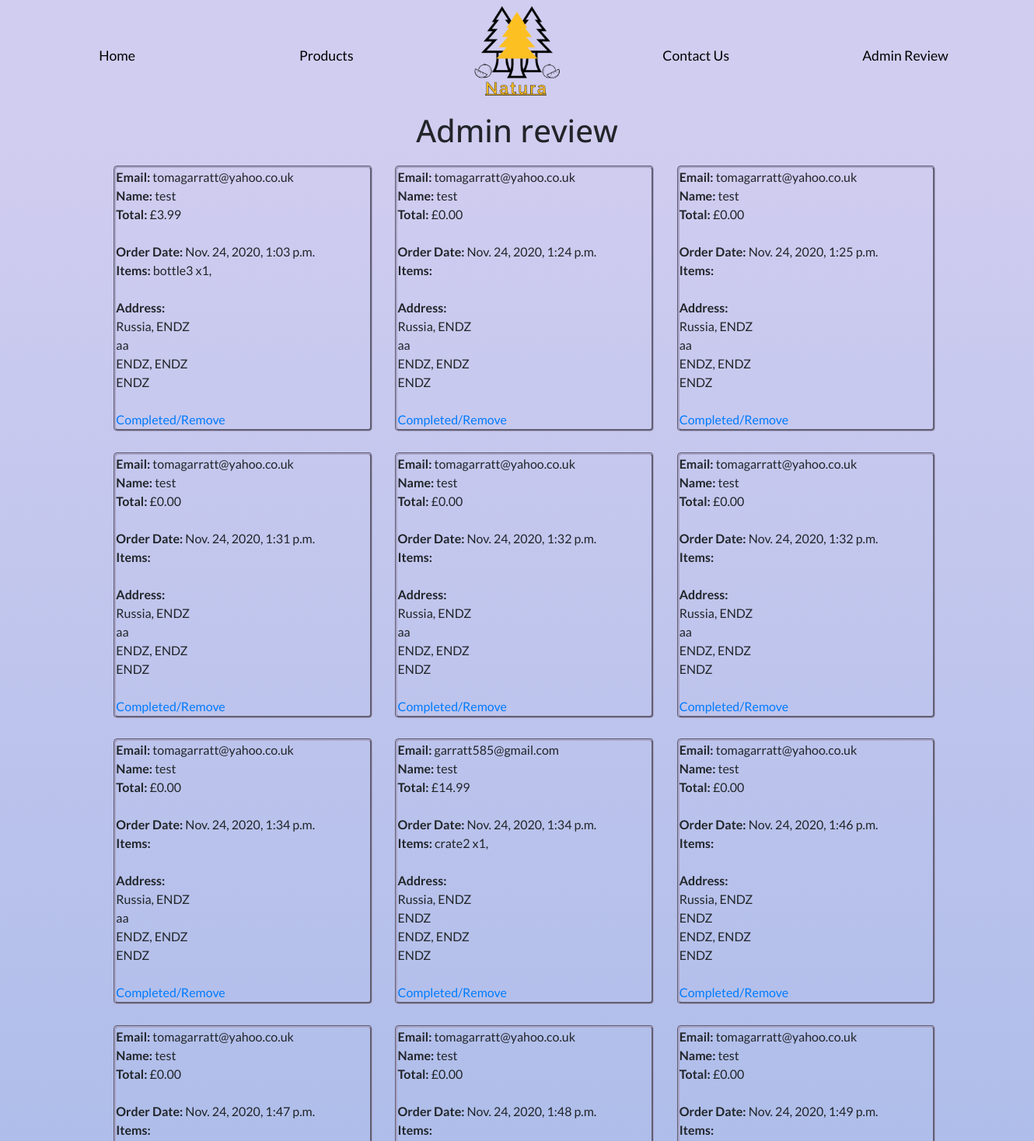
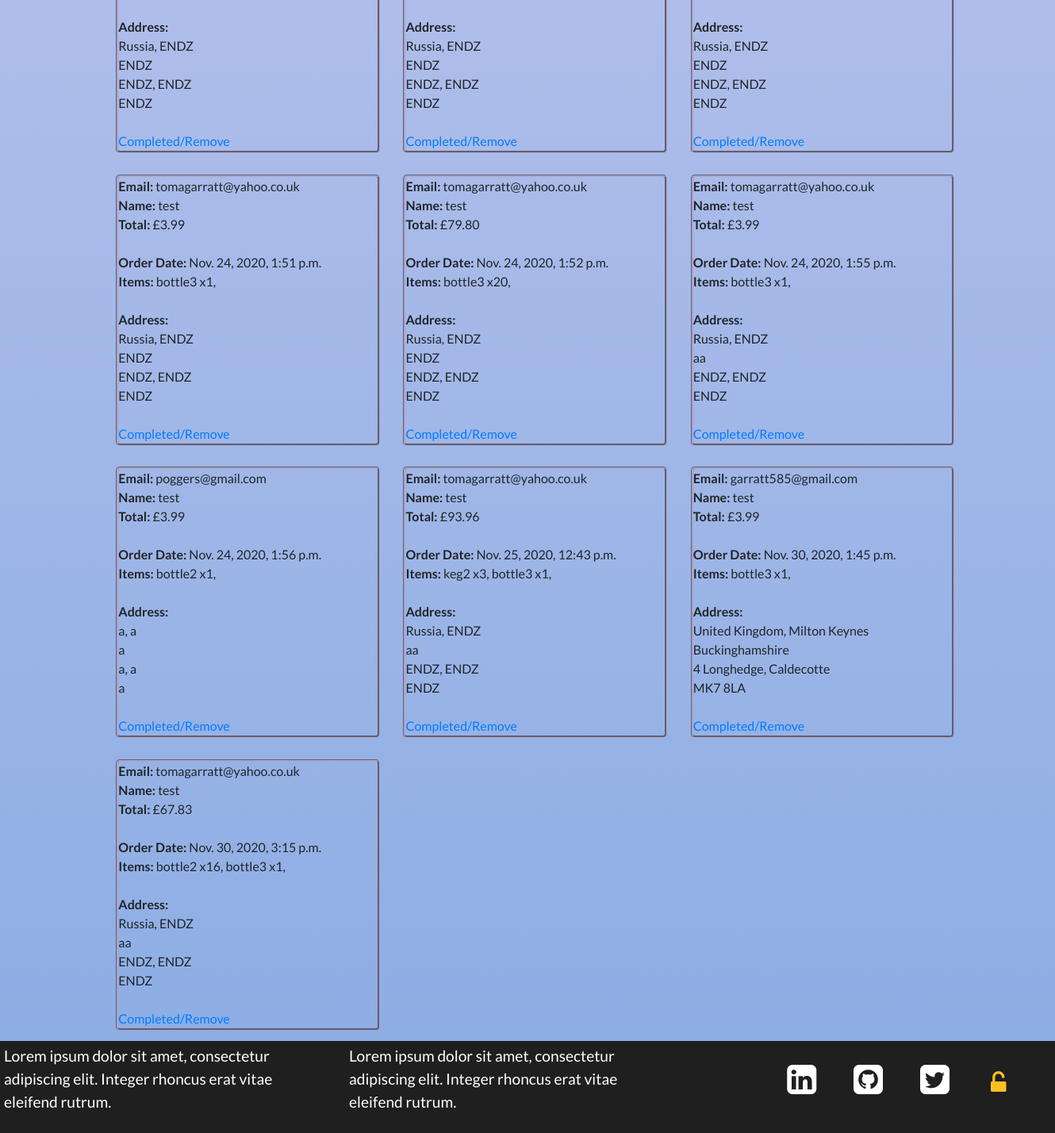
The page /admin_review (signed in) on the database its author committed (2 pictures, top to bottom).
### cart/models.py (models this page shows, shortened)
class CheckoutUserInfo(models.Model):
    user_email = models.EmailField(verbose_name='E-mail', max_length=30)
    user_name = models.CharField(verbose_name='Full name', max_length=60)
    user_country = models.CharField(verbose_name='Country', max_length=60)
    user_city = models.CharField(verbose_name='City', max_length=60)
    user_line1 = models.CharField(verbose_name='Address line 1', max_length=60)
    user_line2 = models.CharField(verbose_name='Address line 2', max_length=60)
    user_postcode = models.CharField(verbose_name='Postcode', max_length=60)
    user_countystate = models.CharField(verbose_name='County/State', max_length=60)
    user_price_total = models.DecimalField(max_digits=10, default=0, decimal_places=2)
    user_items = models.CharField(default="", max_length=1000)
    order_date = models.DateTimeField(
        blank=True, null=True, default=timezone.now)

### admin_review/views.py (the view)
# urls.py: path(r'admin_review', admin_review, name='admin_review'),
@staff_member_required(login_url='sign_in')
def admin_review(request):
    all_checkoutuserinfo = CheckoutUserInfo.objects.all()
    return render(request, "../templates/admin_review.html",
        {"all_checkoutuserinfo": all_checkoutuserinfo})

### templates/admin_review.html (shortened to what this page needs)
{%extends "base.html"%}
{%block heading%}
Admin review
{%endblock%}
{%block content%}
    <div class="order-list">
        {%for all_checkoutuserinfo in all_checkoutuserinfo%}
            <div class="order">
                <div>
                    <b>Email:  </b>{{all_checkoutuserinfo.user_email}}
                </div>
                <div>
                    <b>Name:  </b>{{all_checkoutuserinfo.user_name}}
                </div>
                <div>
                    <b>Total:  </b>£{{all_checkoutuserinfo.user_price_total}}
                </div>
                <br>
                <div>
                    <b>Order Date:  </b>{{all_checkoutuserinfo.order_date}}
                </div>
                <div>
                    <b>Items:  </b>{{all_checkoutuserinfo.user_items}}
                </div>
                <br>
                <div>
                    <div><b>Address: </b></div>
                    <div>{{all_checkoutuserinfo.user_country}}, {{all_checkoutuserinfo.user_city}}</div>
                    <div>{{all_checkoutuserinfo.user_countystate}}</div>
                    <div>{{all_checkoutuserinfo.user_line1}}, {{all_checkoutuserinfo.user_line2}}</div>
                    <div>{{all_checkoutuserinfo.user_postcode}}</div>
                </div>
                <br>
                <div>
                    <a href="{% url 'infopk_delete' all_checkoutuserinfo.id %}">Completed/Remove</a>
                </div>
            </div>
        {%endfor%}
    </div>
{%endblock%}

### static/css/main.css (style rules this page uses)
body { font-family: 'Lato', sans-serif; height: 100% !important; }
.order { margin: 1%; border: rgb(169, 164, 199) 3px groove; border-radius: 5px; display: inline-block; width: 25%; }
.order-list { width: 100%; margin: auto; margin-left: 10%; margin-right: 9%; }

### rows shown on the page
CheckoutUserInfo: user_email "tomagarratt@yahoo.co.uk", user_name "test", user_price_total "3.99", order_date "Nov. 24, 2020, 1:03 p.m.", user_items "bottle3 x1,", user_country "Russia", user_city "ENDZ", user_countystate "aa", user_line1 "ENDZ", user_line2 "ENDZ", user_postcode "ENDZ"
CheckoutUserInfo: user_email "tomagarratt@yahoo.co.uk", user_name "test", user_price_total "0.00", order_date "Nov. 24, 2020, 1:24 p.m.", user_country "Russia", user_city "ENDZ", user_countystate "aa", user_line1 "ENDZ", user_line2 "ENDZ", user_postcode "ENDZ"
CheckoutUserInfo: user_email "tomagarratt@yahoo.co.uk", user_name "test", user_price_total "0.00", order_date "Nov. 24, 2020, 1:25 p.m.", user_country "Russia", user_city "ENDZ", user_countystate "aa", user_line1 "ENDZ", user_line2 "ENDZ", user_postcode "ENDZ"
CheckoutUserInfo: user_email "tomagarratt@yahoo.co.uk", user_name "test", user_price_total "0.00", order_date "Nov. 24, 2020, 1:31 p.m.", user_country "Russia", user_city "ENDZ", user_countystate "aa", user_line1 "ENDZ", user_line2 "ENDZ", user_postcode "ENDZ"
CheckoutUserInfo: user_email "tomagarratt@yahoo.co.uk", user_name "test", user_price_total "0.00", order_date "Nov. 24, 2020, 1:32 p.m.", user_country "Russia", user_city "ENDZ", user_countystate "aa", user_line1 "ENDZ", user_line2 "ENDZ", user_postcode "ENDZ"
CheckoutUserInfo: user_email "tomagarratt@yahoo.co.uk", user_name "test", user_price_total "0.00", order_date "Nov. 24, 2020, 1:32 p.m.", user_country "Russia", user_city "ENDZ", user_countystate "aa", user_line1 "ENDZ", user_line2 "ENDZ", user_postcode "ENDZ"
CheckoutUserInfo: user_email "tomagarratt@yahoo.co.uk", user_name "test", user_price_total "0.00", order_date "Nov. 24, 2020, 1:34 p.m.", user_country "Russia", user_city "ENDZ", user_countystate "aa", user_line1 "ENDZ", user_line2 "ENDZ", user_postcode "ENDZ"
CheckoutUserInfo: user_email "garratt585@gmail.com", user_name "test", user_price_total "14.99", order_date "Nov. 24, 2020, 1:34 p.m.", user_items "crate2 x1,", user_country "Russia", user_city "ENDZ", user_countystate "ENDZ", user_line1 "ENDZ", user_line2 "ENDZ", user_postcode "ENDZ"
CheckoutUserInfo: user_email "tomagarratt@yahoo.co.uk", user_name "test", user_price_total "0.00", order_date "Nov. 24, 2020, 1:46 p.m.", user_country "Russia", user_city "ENDZ", user_countystate "ENDZ", user_line1 "ENDZ", user_line2 "ENDZ", user_postcode "ENDZ"
CheckoutUserInfo: user_email "tomagarratt@yahoo.co.uk", user_name "test", user_price_total "0.00", order_date "Nov. 24, 2020, 1:47 p.m.", user_country "Russia", user_city "ENDZ", user_countystate "ENDZ", user_line1 "ENDZ", user_line2 "ENDZ", user_postcode "ENDZ"
CheckoutUserInfo: user_email "tomagarratt@yahoo.co.uk", user_name "test", user_price_total "0.00", order_date "Nov. 24, 2020, 1:48 p.m.", user_country "Russia", user_city "ENDZ", user_countystate "ENDZ", user_line1 "ENDZ", user_line2 "ENDZ", user_postcode "ENDZ"
CheckoutUserInfo: user_email "tomagarratt@yahoo.co.uk", user_name "test", user_price_total "0.00", order_date "Nov. 24, 2020, 1:49 p.m.", user_country "Russia", user_city "ENDZ", user_countystate "ENDZ", user_line1 "ENDZ", user_line2 "ENDZ", user_postcode "ENDZ"
CheckoutUserInfo: user_email "tomagarratt@yahoo.co.uk", user_name "test", user_price_total "3.99", order_date "Nov. 24, 2020, 1:51 p.m.", user_items "bottle3 x1,", user_country "Russia", user_city "ENDZ", user_countystate "ENDZ", user_line1 "ENDZ", user_line2 "ENDZ", user_postcode "ENDZ"
CheckoutUserInfo: user_email "tomagarratt@yahoo.co.uk", user_name "test", user_price_total "79.80", order_date "Nov. 24, 2020, 1:52 p.m.", user_items "bottle3 x20,", user_country "Russia", user_city "ENDZ", user_countystate "ENDZ", user_line1 "ENDZ", user_line2 "ENDZ", user_postcode "ENDZ"
CheckoutUserInfo: user_email "tomagarratt@yahoo.co.uk", user_name "test", user_price_total "3.99", order_date "Nov. 24, 2020, 1:55 p.m.", user_items "bottle3 x1,", user_country "Russia", user_city "ENDZ", user_countystate "aa", user_line1 "ENDZ", user_line2 "ENDZ", user_postcode "ENDZ"
CheckoutUserInfo: user_email "poggers@gmail.com", user_name "test", user_price_total "3.99", order_date "Nov. 24, 2020, 1:56 p.m.", user_items "bottle2 x1,", user_country "a", user_city "a", user_countystate "a", user_line1 "a", user_line2 "a", user_postcode "a"
CheckoutUserInfo: user_email "tomagarratt@yahoo.co.uk", user_name "test", user_price_total "93.96", order_date "Nov. 25, 2020, 12:43 p.m.", user_items "keg2 x3, bottle3 x1,", user_country "Russia", user_city "ENDZ", user_countystate "aa", user_line1 "ENDZ", user_line2 "ENDZ", user_postcode "ENDZ"
CheckoutUserInfo: user_email "garratt585@gmail.com", user_name "test", user_price_total "3.99", order_date "Nov. 30, 2020, 1:45 p.m.", user_items "bottle3 x1,", user_country "United Kingdom", user_city "Milton Keynes", user_countystate "Buckinghamshire", user_line1 "4 Longhedge", user_line2 "Caldecotte", user_postcode "MK7 8LA"
CheckoutUserInfo: user_email "tomagarratt@yahoo.co.uk", user_name "test", user_price_total "67.83", order_date "Nov. 30, 2020, 3:15 p.m.", user_items "bottle2 x16, bottle3 x1,", user_country "Russia", user_city "ENDZ", user_countystate "aa", user_line1 "ENDZ", user_line2 "ENDZ", user_postcode "ENDZ"
